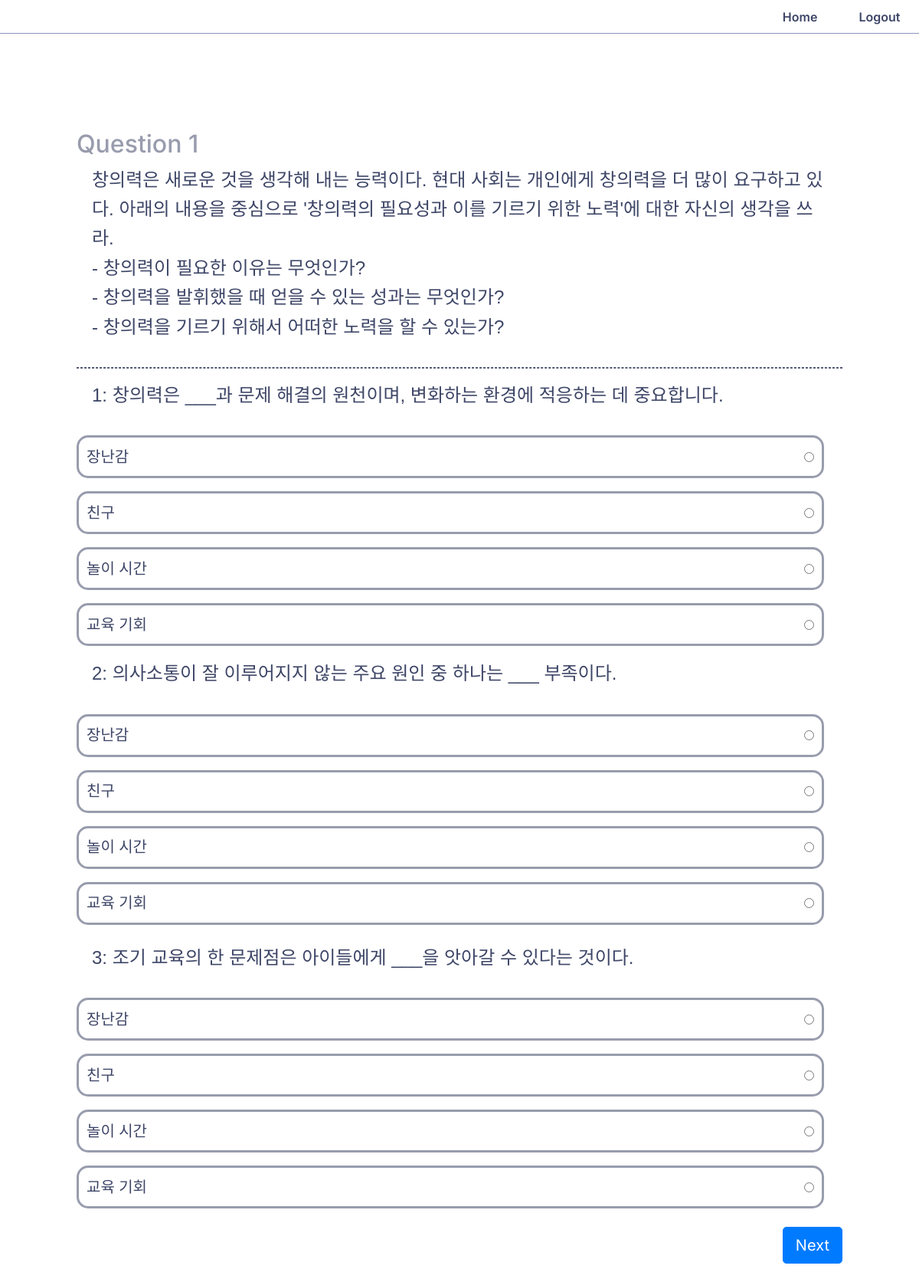
The page /question/1 (signed in) on the database its author committed.
### app/models.py (models this page shows)
class TopikQuestions(db.Model):
    t_id = db.Column(db.Integer, primary_key=True)
    ques = db.Column(db.Text, nullable=False)
    def __repr__(self):
        return f"<TopikQuestion {self.t_id}: {self.ques}>"

class Questions(db.Model):
    q_id = db.Column(db.Integer, primary_key=True)
    ques = db.Column(db.String(350), unique=True)
    a = db.Column(db.String(100))
    b = db.Column(db.String(100))
    c = db.Column(db.String(100))
    d = db.Column(db.String(100))
    ans = db.Column(db.String(100))
    t_id = db.Column(db.Integer, db.ForeignKey("topik_questions.t_id"))
    t_ques = db.relationship("TopikQuestions", backref="questions")
    def __repr__(self):
        return "<Question: {}>".format(self.ques)

### app/routes.py (the view, shortened to what this page needs)
@app.route("/question/<int:id>", methods=["GET", "POST"])
def question(id):
    if not g.user:
        return redirect(url_for("login"))
    current_id = session.get("current_id", 0)
    t = TopikQuestions.query.filter(TopikQuestions.t_id == id).first()
    print(t)
    q = (
        Questions.query.join(TopikQuestions, Questions.t_id == TopikQuestions.t_id)
        .filter_by(t_id=id)
        .order_by(Questions.q_id)
        .all()
    )
    print(f"Query result: {q}")
    if not q:
        return redirect(url_for("score"))
    current_ques = q[current_id]
    forms = []
    for question in q:
        form = QuestionForm()
        form.options.choices = [
            (question.a, question.a),
            (question.b, question.b),
            (question.c, question.c),
            (question.d, question.d),
        ]
        forms.append((form, question))
    return render_template(
        "question.html",
        form=form,
        topik=t,
        questions=q,
        title=f"Question {current_id + 1} of Topik {id}",
    )

### app/forms.py
class QuestionForm(FlaskForm):
    options = RadioField("Options: ", validators=[DataRequired()], default=1)
    submit = SubmitField("Next")

### app/routes.py (called while the page is built)
@app.before_request
def before_request():
    g.user = None
    if "user_id" in session:
        user = User.query.filter_by(id=session["user_id"]).first()
        g.user = user

### app/templates/question.html (shortened to what this page needs)
{% extends 'base.html' %}
{% block content %}
    <div class="ques-div">
        <form method="post" novalidate>
            <h2 class="qnum">Question {{ topik.t_id }}</h2>
            <h4 class="ques-heading">{{ topik.ques }}<h4>
            <hr>
                <div>
                    {% for question in questions %}
                    <form method="post">
                        <h4 class="ques-heading">{{ question.q_id}}: {{question.ques}}</h4>
                        <div class="options-div">
                            {{ form.options(class="list-unstyled") }}
                        </div>
                    </form>
                    {% endfor %}
                    {{ form.submit(class="btn btn-primary btn-lg sub-btn") }}
                </div>
        </form>
    </div>
{% endblock %}

### app/templates/base.html (shortened to what this page needs)
<html>
    <head>
        <link rel="stylesheet" href="https://maxcdn.bootstrapcdn.com/bootstrap/4.0.0/css/bootstrap.min.css">
        <link rel="stylesheet" href="{{ url_for('static', filename='css/styles.css') }}">
        <link rel="stylesheet" href="{{ url_for('static', filename='css/mob-styles.css') }}">
    </head>
    <body class="home-bg">
    <nav>
        <ul class="nav-links">
            <li> <a href="{{ url_for('home') }}"> Home </a> </li>
            {% if not g.user %}
            <li> <a href="{{ url_for('login') }}"> Login </a> </li>
            {% else %}
            <li> <a href="{{ url_for('logout') }}"> Logout </a> </li>
            {% endif %}
        </ul>
    </nav>
        {% block content %}{% endblock %}
    </body>
</html>

### app/static/css/styles.css (style rules this page uses)
body { height: 100%; font-family: 'Inter', sans-serif; font-weight: 600; background-color: #fff; }
.home-bg { display: flex; flex-direction: column; }
nav { display: flex; justify-content: flex-end; align-items: center; background-color: #fff; border-bottom: 1px solid #8b95bd; padding: 0.8%; }
.nav-links { list-style: none; margin-bottom: 0em; }
.nav-links li { display: inline-block; padding: 0px 15px; margin-left: 20px; }
.nav-links li a { transition: all 0.3s ease 0s; text-decoration: none; color: #3e4667; }
.ques-div { background-color: #fff; display: flex; justify-content: center; align-items: center; margin: 100px; }
.qnum { margin-top: 25px; color: #989cad; }
form hr { border: 1px dashed #525976; }
.ques-heading { color: #3e4667; margin-left: 2%; margin-right: 2%; max-width: 100%; white-space: pre-line; line-height: 1.6; margin-bottom: 33px; font-family: Arial, sans-serif; }
.options-div li { box-sizing: content-box; display: flex; justify-content: space-between; align-items: center; flex-direction: row-reverse; border: 3px solid #989cad; border-radius: 15px; padding: 10px; width: 95%; height: 30px; margin-bottom: 17px; margin-top: 15px; }
.options-div label { font-size: 20px; color: #3e4667; margin-top: 7px; }
.sub-btn { display: block; margin-left: auto; }

### rows shown on the page
TopikQuestions: t_id "1", ques "창의력은 새로운 것을 생각해 내는 능력이다. 현대 사회는 개인에게 창의력을 더 많이 요구하고 있다. 아래의 내용을 중심으로 '창의력의 필요성과 이를 기르기 위한 노력'에 대한 자신의 생각을 쓰라. - 창의력이 필요한 이유는 무엇인가? - 창의력을 발휘했을 때 얻을 수 있는 성과는 무엇인가? - 창의력을 기르기 위해서 어떠한 노력을 할 수 있는가?"
Questions: q_id "1", ques "창의력은 ___과 문제 해결의 원천이며, 변화하는 환경에 적응하는 데 중요합니다."
Questions: q_id "2", ques "의사소통이 잘 이루어지지 않는 주요 원인 중 하나는 ___ 부족이다."
Questions: q_id "3", ques "조기 교육의 한 문제점은 아이들에게 ___을 앗아갈 수 있다는 것이다."
